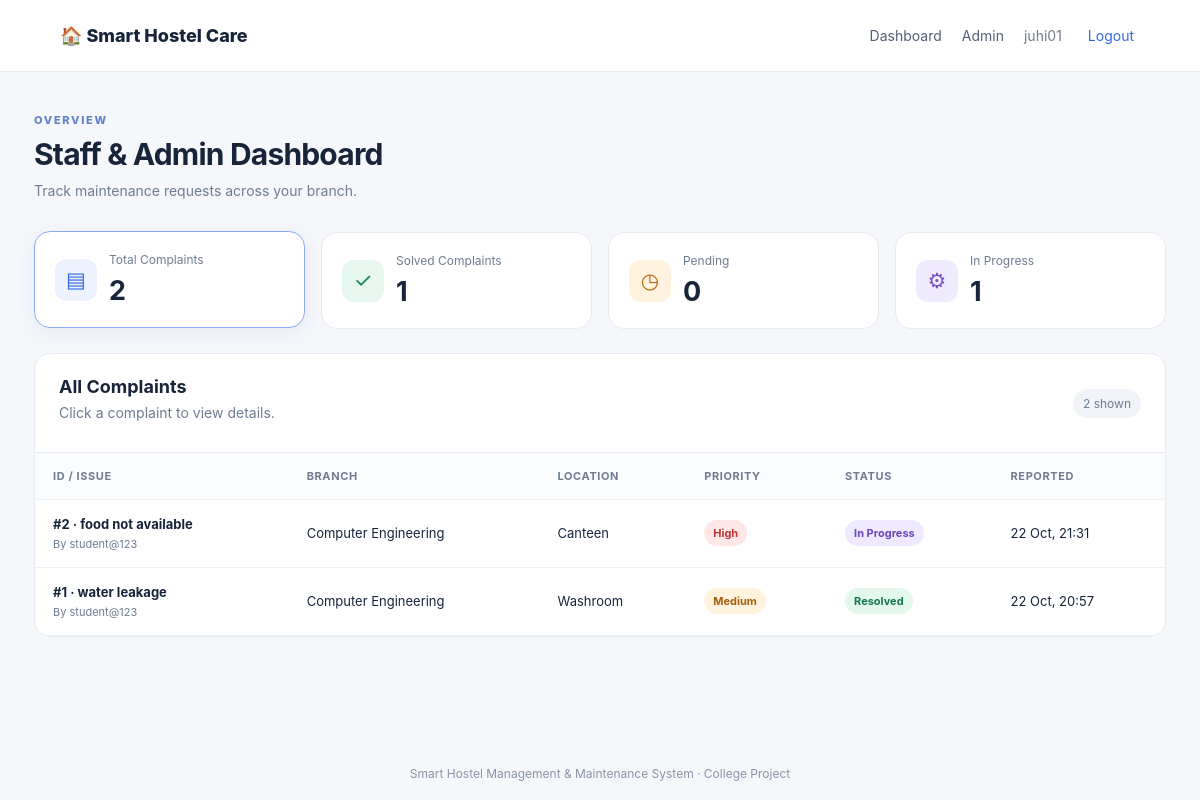
The page /dashboard/ (signed in) on the database its author committed.
### maintenance/models.py (models this page shows, shortened)
class Complaint(models.Model):
    STATUS_CHOICES = [
        ("Pending", "Pending"),
        ("In Progress", "In Progress"),
        ("Resolved", "Resolved"),
    ]
    LOCATION_CHOICES = [
        ("Hostel Room", "Hostel Room"),
        ("Canteen", "Canteen"),
        ("College Ground", "College Ground"),
        ("College Campus / Corridor", "College Campus / Corridor"),
        ("Classroom", "Classroom"),
        ("Washroom", "Washroom"),
        ("Library", "Library"),
        ("Hostel Common Area", "Hostel Common Area"),
        ("Other", "Other"),
    ]
    CATEGORY_CHOICES = [
        ("Electrical", "Electrical"),
        ("Plumbing / Water", "Plumbing / Water"),
        ("Cleaning", "Cleaning"),
        ("Furniture", "Furniture"),
        ("Internet / Wi-Fi", "Internet / Wi-Fi"),
        ("Canteen", "Canteen"),
        ("Other", "Other"),
    ]
    PRIORITY_CHOICES = [("Low", "Low"), ("Medium", "Medium"), ("High", "High"), ("Urgent", "Urgent")]
    student = models.ForeignKey(User, on_delete=models.CASCADE, related_name="hostel_complaints")
    branch = models.ForeignKey(Branch, on_delete=models.PROTECT)
    location = models.CharField(max_length=50, choices=LOCATION_CHOICES)
    room_number = models.CharField(max_length=20, blank=True)
    category = models.CharField(max_length=50, choices=CATEGORY_CHOICES)
    priority = models.CharField(max_length=10, choices=PRIORITY_CHOICES, default="Medium")
    title = models.CharField(max_length=120)
    description = models.TextField()
    photo = models.ImageField(upload_to="complaints/", blank=True, null=True)
    status = models.CharField(max_length=20, choices=STATUS_CHOICES, default="Pending")
    assigned_staff = models.ForeignKey(User, on_delete=models.SET_NULL, null=True, blank=True, related_name="assigned_complaints")
    staff_remarks = models.TextField(blank=True)
    created_at = models.DateTimeField(auto_now_add=True)
    updated_at = models.DateTimeField(auto_now=True)

class Branch(models.Model):
    name = models.CharField(max_length=100, unique=True)

### maintenance/views.py (the view)
# urls.py: path("dashboard/", views.dashboard, name="dashboard"),
@login_required
def dashboard(request):
    complaints = Complaint.objects.select_related("branch", "student", "assigned_staff").order_by("-created_at")
    is_staff_user = request.user.is_staff or request.user.is_superuser
    if not is_staff_user:
        complaints = complaints.filter(student=request.user)
    else:
        profile = StaffProfile.objects.filter(user=request.user).select_related("branch").first()
        if not request.user.is_superuser and profile and profile.branch:
            complaints = complaints.filter(branch=profile.branch)
    tab = request.GET.get("status", "All")
    if tab in ["Pending", "In Progress", "Resolved"]:
        complaints = complaints.filter(status=tab)
    all_base = Complaint.objects.all()
    if not is_staff_user:
        all_base = all_base.filter(student=request.user)
    else:
        profile = StaffProfile.objects.filter(user=request.user).select_related("branch").first()
        if not request.user.is_superuser and profile and profile.branch:
            all_base = all_base.filter(branch=profile.branch)
    counts = {
        "total": all_base.count(),
        "pending": all_base.filter(status="Pending").count(),
        "progress": all_base.filter(status="In Progress").count(),
        "resolved": all_base.filter(status="Resolved").count(),
    }
    return render(request, "dashboard.html", {
        "complaints": complaints, "counts": counts, "tab": tab,
        "is_staff_user": is_staff_user,
    })

### templates/dashboard.html (shortened to what this page needs)
{% extends 'base.html' %}
{% block content %}
<div class="page-heading">
  <div><span class="eyebrow">OVERVIEW</span><h1>{% if is_staff_user %}Staff &amp; Admin Dashboard{% else %}My Complaints{% endif %}</h1><p>Track maintenance requests across your branch.</p></div>
</div>
<section class="stats">
  <a class="stat-card {% if tab == 'All' %}selected{% endif %}" href="{% url 'dashboard' %}"><span class="stat-symbol blue">▤</span><span class="stat-label">Total Complaints</span><strong>{{ counts.total }}</strong></a>
  <a class="stat-card {% if tab == 'Resolved' %}selected{% endif %}" href="?status=Resolved"><span class="stat-symbol green">✓</span><span class="stat-label">Solved Complaints</span><strong>{{ counts.resolved }}</strong></a>
  <a class="stat-card {% if tab == 'Pending' %}selected{% endif %}" href="?status=Pending"><span class="stat-symbol orange">◷</span><span class="stat-label">Pending</span><strong>{{ counts.pending }}</strong></a>
  <a class="stat-card {% if tab == 'In Progress' %}selected{% endif %}" href="?status=In%20Progress"><span class="stat-symbol purple">⚙</span><span class="stat-label">In Progress</span><strong>{{ counts.progress }}</strong></a>
</section>
<section class="panel">
  <div class="panel-head"><div><h2>{% if tab == 'All' %}All Complaints{% else %}{{ tab }} Complaints{% endif %}</h2><p>Click a complaint to view details.</p></div><span class="count-pill">{{ complaints|length }} shown</span></div>
  <div class="table-wrap"><table><thead><tr><th>ID / Issue</th><th>Branch</th><th>Location</th><th>Priority</th><th>Status</th><th>Reported</th></tr></thead><tbody>
  {% for c in complaints %}
    <tr class="click-row" data-href="{% url 'complaint_detail' c.id %}">
      <td><strong>#{{ c.id }} · {{ c.title }}</strong><small>By {{ c.student.username }}</small></td>
      <td>{{ c.branch.name }}</td><td>{{ c.location }}{% if c.room_number %}<small>Room {{ c.room_number }}</small>{% endif %}</td>
      <td><span class="priority {{ c.priority|lower }}">{{ c.priority }}</span></td>
      <td><span class="status {{ c.status|slugify }}">{{ c.status }}</span></td><td>{{ c.created_at|date:"d M, H:i" }}</td>
    </tr>
  {% empty %}<tr><td colspan="6" class="empty">No complaints found for this tab. Submit a new complaint to get started.</td></tr>{% endfor %}
  </tbody></table></div>
</section>
{% endblock %}

### templates/base.html (shortened to what this page needs)
{% load static %}
<!doctype html>
<html lang="en">
<head>
  <link rel="stylesheet" href="{% static 'css/style.css' %}">
</head>
<body>
<header class="topbar">
  <a class="brand" href="{% url 'home' %}">🏠 Smart Hostel Care</a>
  <nav>
    {% if user.is_authenticated %}
      <a href="{% url 'dashboard' %}">Dashboard</a>
      {% if user.is_staff or user.is_superuser %}<a href="/admin/">Admin</a>{% endif %}
      <span class="user-label">{{ user.username }}</span>
      <form class="logout-form" method="post" action="{% url 'logout' %}">{% csrf_token %}<button class="link-button">Logout</button></form>
    {% else %}
      <a href="{% url 'login' %}">Login</a><a href="{% url 'register' %}">Student Register</a>
    {% endif %}
  </nav>
</header>
<main class="container">
  {% block content %}{% endblock %}
</main>
<footer>Smart Hostel Management &amp; Maintenance System · College Project</footer>
</body></html>

### static/css/style.css (style rules this page uses)
:root { --ink:#17243a;--muted:#6f7c91;--blue:#3268e8;--line:#e6ebf3;--bg:#f5f7fb;--green:#18835b;--orange:#b96a12;--purple:#7654c8 }
* { box-sizing:border-box }
body { margin:0;background:var(--bg);font-family:Inter,Segoe UI,Arial,sans-serif;color:var(--ink) }
a { color:var(--blue);text-decoration:none }
.topbar { height:72px;background:#fff;border-bottom:1px solid var(--line);display:flex;align-items:center;justify-content:space-between;padding:0 max(5%,calc((100% - 1180px)/2));gap:20px }
.brand { font-size:18px;font-weight:800;color:var(--ink);white-space:nowrap }
.topbar nav { display:flex;align-items:center;gap:20px;font-size:14px }
.topbar nav a { color:#526078 }
.user-label { color:var(--muted) }
.logout-form { margin:0 }
.link-button { border:0;background:none;color:var(--blue);font:inherit;cursor:pointer }
.container { max-width:1180px;margin:36px auto;padding:0 24px;min-height:75vh }
.eyebrow { font-size:11px;letter-spacing:1.7px;font-weight:800;color:#6283c8 }
.feature,.panel,.stat-card { background:#fff;border:1px solid var(--line);border-radius:16px }
.feature p,.panel-head p,.page-heading p { color:var(--muted);font-size:14px;line-height:1.6;margin:5px 0 }
.page-heading { display:flex;justify-content:space-between;align-items:center;gap:20px;margin-bottom:25px }
.page-heading h1 { font-size:30px;letter-spacing:-.8px;margin:8px 0 }
.stats { display:grid;grid-template-columns:repeat(4,1fr);gap:16px;margin-bottom:24px }
.stat-card { padding:20px;display:grid;grid-template-columns:42px 1fr;align-items:center;column-gap:12px;row-gap:7px;color:var(--ink);transition:.15s }
.stat-card:hover,.stat-card.selected { border-color:#8caaf8;box-shadow:0 5px 20px #234b9b12;transform:translateY(-1px) }
.stat-symbol { grid-row:span 2;width:42px;height:42px;border-radius:12px;display:grid;place-items:center;font-size:21px;background:#edf2ff;color:var(--blue) }
.stat-symbol.green { background:#e5f7ee;color:var(--green) }
.stat-symbol.orange { background:#fff2df;color:var(--orange) }
.stat-symbol.purple { background:#f0eaff;color:var(--purple) }
.stat-label { font-size:12px;color:var(--muted) }
.stat-card strong { font-size:27px }
.panel { overflow:hidden }
.panel-head { display:flex;justify-content:space-between;align-items:center;padding:22px 24px;border-bottom:1px solid var(--line) }
.panel-head h2,.detail-panel h2 { margin:0;font-size:18px }
.count-pill { font-size:12px;background:#f0f3f8;padding:7px 10px;border-radius:30px;color:var(--muted) }
.table-wrap { overflow-x:auto }
table { width:100%;border-collapse:collapse;text-align:left;font-size:13px }
th { font-size:11px;text-transform:uppercase;letter-spacing:.6px;color:var(--muted);background:#fbfcfe }
td,th { padding:16px 18px;border-bottom:1px solid #edf0f5;white-space:nowrap }
td strong { display:block;max-width:240px;overflow:hidden;text-overflow:ellipsis }
td small { display:block;color:var(--muted);font-size:11px;margin-top:5px }
.click-row { cursor:pointer }
.status,.priority { display:inline-block;border-radius:30px;padding:6px 9px;font-size:11px;font-weight:700;background:#eef1f6;color:#647086 }
.status.in-progress { background:#eee9ff;color:#6946ba }
.status.resolved { background:#e3f7ec;color:#14784e }
.priority.urgent,.priority.high { background:#ffe7e7;color:#bd3434 }
.priority.medium { background:#fff2df;color:#a65e0a }
footer { text-align:center;color:#8a94a7;font-size:12px;padding:22px }

### rows shown on the page
Complaint: id "2", title "food not available", student.username "student@123", branch.name "Computer Engineering", location "Canteen", priority "High", status "In Progress", created_at "22 Oct, 21:31"
Complaint: id "1", title "water leakage", student.username "student@123", branch.name "Computer Engineering", location "Washroom", priority "Medium", status "Resolved", created_at "22 Oct, 20:57"

### other values the page prints
{{ user.username }} "juhi01"
{{ counts.total }} "2"
{{ counts.resolved }} "1"
{{ counts.pending }} "0"
{{ counts.progress }} "1"
{{ complaints|length }} "2"
